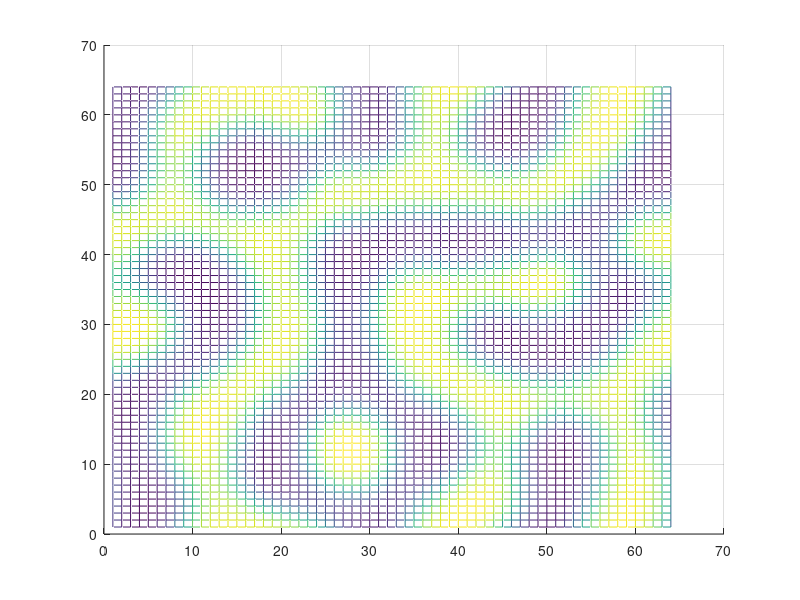

The MATLAB script that drew this image:
%
% Copyright (c) 2018, Vishal_S
% All rights reserved. Please read the "license.txt" for license terms.
%
% Project Title: Phase field modelling
% 
% Developer: Vishal S
% 
% Contact Info: vishalsubbu97@gmail.com
%
clear all
clf
clc
more off;

t = cputime;
delt = 0.5;
Nx = 64;Ny = 64;
D = 1;
c = zeros(Nx,Ny);
ctilde = zeros(Nx,Ny);
M = 1;  
for i = 1:Nx
  for j = 1:Ny
    c(i,j) = 0.5 + 0.1*(0.5 - rand());
  endfor
endfor
%plot the initial profile 
mesh(c);
view(2);
pause(0);

halfNx= Nx/2;
halfNy = Ny/2;
delkx= 2*pi/Nx;
delky = 2*pi/Ny;

A = 1.0;
M = 1.0;
kappa = 1.0;

for m = 1:10
  for n = 1:20
    g = 2*A.*c.*(1-c).*(1-2.*c);
    ghat = fft2(g);
    chat = fft2(c);
    for i = 1:Nx
      if (i<= halfNx ) kx = (i-1)*delkx;
      endif
      if (i > halfNx) kx = (i-1-Nx)*delkx;
      endif
      for j =1:Ny
        if (j<= halfNy ) ky = (j-1)*delky;
        endif
        if (j  > halfNy ) ky = (j-1-Ny)*delky;
        endif
        k2 = kx*kx + ky*ky;
        k4 = k2*k2;
        chat(i,j) = (chat(i,j) - M*delt*k2*ghat(i,j))/(1 + 2*M*kappa*k4*delt);
      endfor
    endfor
    c = real(ifft2(chat));     
   endfor
   mesh(c);
   view(2);
   pause(0);
endfor
print -depsc CH2DFT.eps

printf("Total CPU time : %f seconds\n",(cputime-t));
